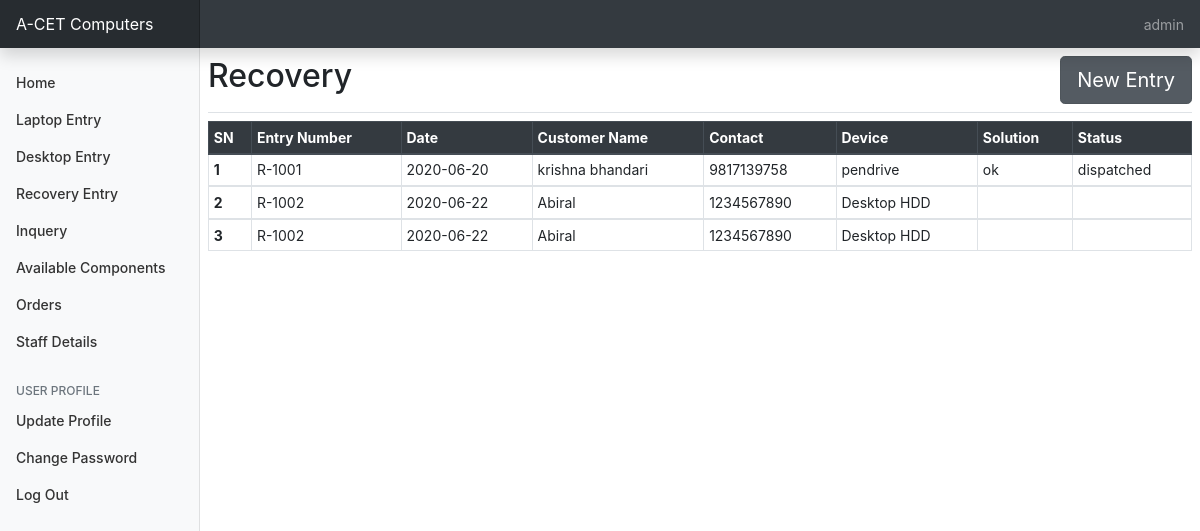
Page /recovery_entry/ (signed in) on the committed database.
### entrybook/models.py (models this page shows, shortened)
class Recovery(models.Model):
	entry_number=models.CharField(max_length=20,blank=True)
	entry_date=models.CharField(max_length=20,blank=True)
	customer_name=models.CharField(max_length=50)
	contact=models.CharField(max_length=20)
	address=models.CharField(max_length=50)
	device_name=models.CharField(max_length=50,choices=Option.recovery)
	device_detail=models.CharField(max_length=150)
	problem=models.CharField(max_length=50)
	solution=models.CharField(max_length=50,choices=Option.solution)
	status=models.CharField(max_length=50,choices=Option.status)
	remarks=models.CharField(max_length=50)

### entrybook/views.py (the view)
# urls.py: path('recovery_entry/', views.recovery_entry,name='recovery_entry'),
@login_required
def recovery_entry(request):
	entrybook=Recovery.objects
	return render(request, 'entrybook/recovery_entrybook.html',{'entrybook':entrybook,'title':'Recovery'})

### entrybook/templates/entrybook/recovery_entrybook.html
{%extends 'entrybook/base.html'%}
{%block content%}
  <main role="main" class="col-md-9 ml-sm-auto col-lg-10 px-md-2">
    <div class="d-flex justify-content-between flex-wrap flex-md-nowrap align-items-center pt-2 pb-2 mb-2 border-bottom">
      <h1 class="h2">{{title}}</h1>
      <a href="{%url 'input_recovery_entry'%}" class="btn btn-secondary btn-lg active" role="button" aria-pressed="true">New Entry</a>
      </div>
    <div class="table-responsive">
      <table class="table table-bordered table-sm">
        <thead class="thead-dark">
          <tr>
            <th scope="col">SN</th><th scope="col">Entry Number</th><th scope="col">Date</th>
            <th scope="col">Customer Name</th><th scope="col">Contact</th><th scope="col">Device</th>
            <th scope="col">Solution</th>
            <th scope="col">Status</th>
          </tr>
        </thead>
        {%for entry in entrybook.all%}
        <tbody>
          <tr>
            <th>{{forloop.counter}}</th>
            <td>{{entry.entry_number}}</td>
            <td>{{entry.entry_date}}</td>
            <td>{{entry.customer_name}}</td>
            <td>{{entry.contact}}</td>
            <td>{{entry.device_name}}</td>
            <td>{{entry.solution}}</td>
            <td>{{entry.status}}</td>
          </tr>
        </tbody>
        {%endfor%}
      </table>
    </div>
  </main>
{%endblock%}

### entrybook/templates/entrybook/base.html (shortened to what this page needs)
<!doctype html>
<html lang="en">
  <head>
    {%load static%}
    <link rel="stylesheet" href="https://stackpath.bootstrapcdn.com/bootstrap/4.5.0/css/bootstrap.min.css">
    <link href="{%static 'dashboard.css'%}" rel="stylesheet">
  </head>
  <body onload="">
    <nav class="navbar navbar-dark sticky-top bg-dark flex-md-nowrap p-0 shadow">
      <a class="navbar-brand col-md-3 col-lg-2 mr-0 px-3" href="{%url 'home'%}">A-CET Computers</a>
      <ul class="navbar-nav px-3">
        {%if user.is_authenticated%}
        <li class="nav-item text-nowrap">
          <a class="nav-link" href="{%url 'logout'%}">{{user.username}}</a>
        </li>
        {%else%}
        <li class="nav-item text-nowrap">
          <a class="nav-link" href="{%url 'login'%}">LogIn</a>
        </li>
        {%endif%}
      </ul>
    </nav>
    <div class="container-fluid">
      <div class="row">
        <nav id="sidebarMenu" class="col-md-2 col-lg-2 d-md-block bg-light sidebar collapse sidebar-dark" style="text-decoration-color: white;">
          <div class="sidebar-sticky pt-3">
            <ul class="nav flex-column">
              {%if user.is_authenticated%}
              <li class="nav-item">
                <a class="nav-link " href="{%url 'home'%}">
                  Home
                </a>
              </li>
              <li class="nav-item">
                <a class="nav-link" href="{%url 'laptop_entry'%}">
                  Laptop Entry
                </a>
              </li>
              <li class="nav-item">
                <a class="nav-link" href="{%url 'desktop_entry'%}">
                  Desktop Entry
                </a>
              </li>
              <li class="nav-item">
                <a class="nav-link" href="{%url 'recovery_entry'%}">
                  Recovery Entry
                </a>
              </li>
              <li class="nav-item">
                <a class="nav-link" href="{%url 'inquery'%}">
                  Inquery
                </a>
              </li>
              <li class="nav-item">
                <a class="nav-link" href="{%url 'home'%}">
                  Available Components
                </a>
              </li>
              <li class="nav-item">
                <a class="nav-link" href="{%url 'home'%}">
                  Orders
                </a>
              </li>
              <li class="nav-item">
                <a class="nav-link" href="#">
                  Staff Details
                </a>
              </li>
          {%else%}
              <li class="nav-item">
                <a class="nav-link" href="#">
                  <span data-feather="layers"></span>
                </a>
              </li>
              {%endif%}
            </ul>
            <h6 class="sidebar-heading d-flex justify-content-between align-items-center px-3 mt-4 mb-1 text-muted">
              <span>User Profile</span>
            </h6>
            {%if user.is_authenticated%}
            <ul class="nav flex-column mb-2">
              <li class="nav-item">
                <a class="nav-link" href="{%url 'update_user'%}">
                  Update Profile
                </a>
              </li>
              <li class="nav-item">
                <a class="nav-link" href="{%url 'change_password'%}">
                 Change Password
                </a>
              </li>
              <li class="nav-item">
                <a class="nav-link" href="{%url 'logout'%}">
                  Log Out
                </a>
              </li>
              {%endif%}
            </ul>
          </div>
        </nav>
      </div>
    </div>
      {%block content%}
      {%endblock%}
<link rel="stylesheet" href="https://unpkg.com/bootstrap-table@1.16.0/dist/bootstrap-table.min.css">
  </body>
</html>

### acet/static/dashboard.css (style rules this page uses)
body { font-size: .875rem; }
.sidebar { position: fixed; top: 0; bottom: 0; left: 0; z-index: 100; padding: 48px 0 0; box-shadow: inset -1px 0 0 rgba(0, 0, 0, .1); }
.sidebar-sticky { position: relative; top: 0; height: calc(100vh - 48px); padding-top: .5rem; overflow-x: hidden; overflow-y: auto; }
.sidebar .nav-link { font-weight: 500; color: #333; }
.sidebar-heading { font-size: .75rem; text-transform: uppercase; }
.navbar-brand { padding-top: .75rem; padding-bottom: .75rem; font-size: 1rem; background-color: rgba(0, 0, 0, .25); box-shadow: inset -1px 0 0 rgba(0, 0, 0, .25); }

### rows in the picture
Recovery: entry_number "R-1001", entry_date "2020-06-20", customer_name "krishna bhandari", contact "9817139758", device_name "pendrive", solution "ok", status "dispatched"
Recovery: entry_number "R-1002", entry_date "2020-06-22", customer_name "Abiral", contact "1234567890", device_name "Desktop HDD"
Recovery: entry_number "R-1002", entry_date "2020-06-22", customer_name "Abiral", contact "1234567890", device_name "Desktop HDD"

### other values in the picture
{{ user.username }} "admin"
{{ title }} "Recovery"
